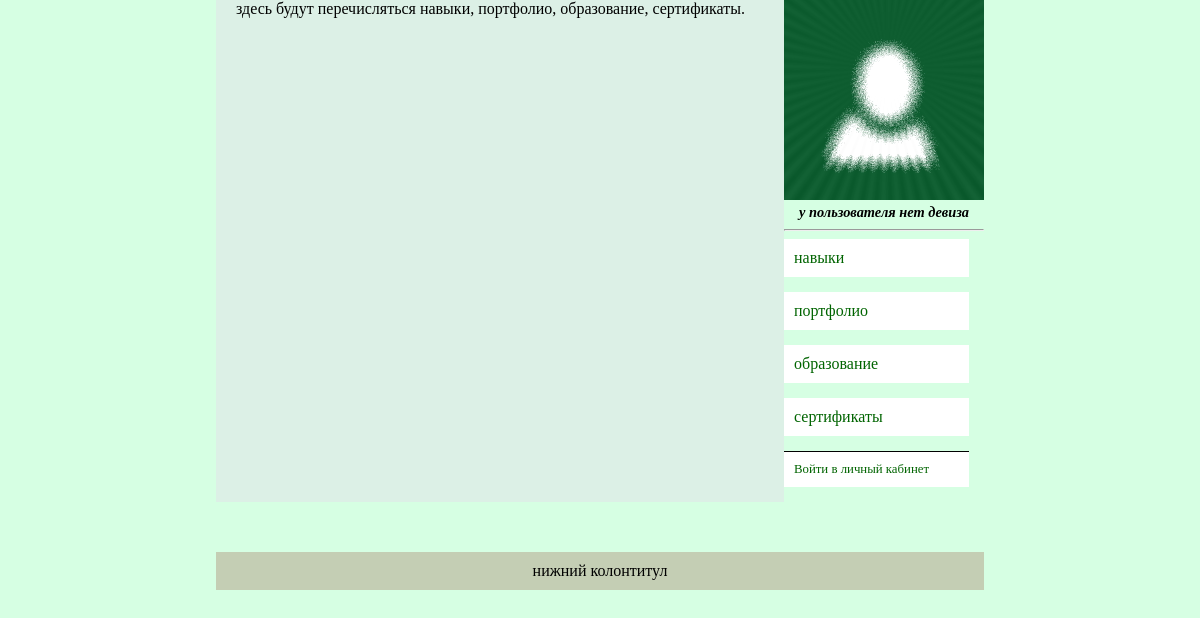
/1/data/skills, run on an earlier commit of the app's database.
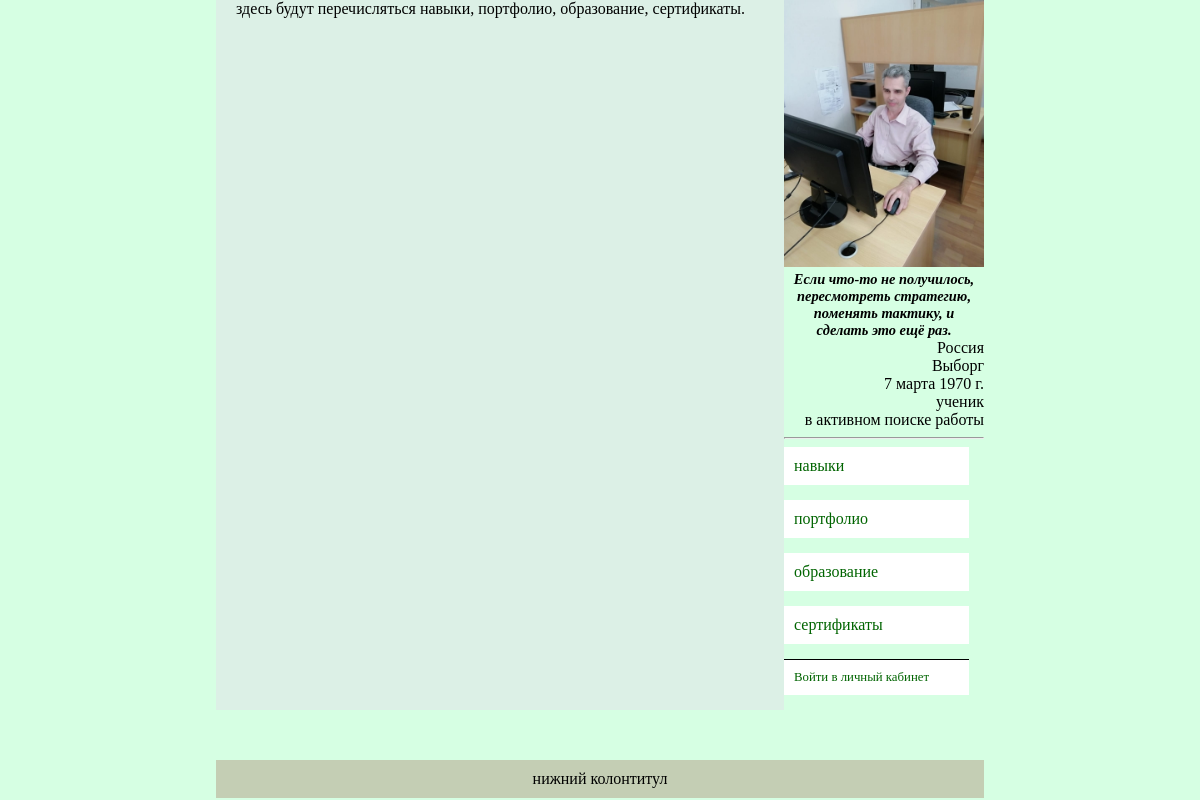
And on a later commit of the database.
### new/models.py (models this page shows)
class MyUser(AbstractUser):
    PROFESSIONAL_LEVELS = {
        "LR": "ученик",
        "BR": "начинающий",
        "LL": "небольшой опыт",
        "EX": "опыт есть",
        "PR": "профессионал",
        "SP": "супер-профессионал",
        "HB": "хобби",
    }
    BIOLOGICAL_SEX = {
        "F": "женский",
        "M": "мужской"
    }
    photo = models.ImageField(
        "Собственное изображение",
        upload_to="user_s_photo/",
        null=True,
        blank=True,
    )
    biological_sex = models.CharField(
        max_length=1,
        choices=BIOLOGICAL_SEX,
        null=True,
        blank=True,
        verbose_name="Пол",
    )
    birthday = models.DateField(null=True, blank=True, verbose_name="День рождения")
    citizenship = models.ForeignKey(
        CountryOfConsignment, on_delete=models.SET_NULL, null=True, blank=True, verbose_name="Гражданство"
    )
    city = models.ForeignKey(City, on_delete=models.SET_NULL, null=True, blank=True, verbose_name="Город")
    profession = models.ForeignKey(
        Profession, on_delete=models.SET_NULL, null=True, blank=True, verbose_name="Профессия"
    )
    the_level_of_professionalism = models.CharField(
        max_length=2,
        choices=PROFESSIONAL_LEVELS,
        null=True,
        blank=True,
        verbose_name="Уровень профессионализма",
    )
    job = models.ForeignKey(
        Organization,
        on_delete=models.SET_NULL,
        null=True,
        blank=True,
        verbose_name="Текущее место работы",
    )
    motto = models.CharField(max_length=1000, verbose_name="Мой девиз", null=True, blank=True)
    about_me = models.TextField(verbose_name="Обо мне", null=True, blank=True)

class CountryOfConsignment(models.Model):
    name = models.CharField(max_length=100, unique=True, verbose_name="Название")
    state_flag = models.ImageField("Государственный флаг", upload_to="flag/", null=True, blank=True)
    class Meta:
        ordering = ["name"]
        verbose_name = "Название страны"
        verbose_name_plural = "Названия стран"
    def __str__(self):
        return self.name

class City(models.Model):
    name = models.CharField(max_length=100, unique=True, verbose_name="Название")
    class Meta:
        ordering = ["name"]
        verbose_name = "Название города"
        verbose_name_plural = "Названия городов"
    def __str__(self):
        return self.name

class Organization(models.Model):
    name = models.CharField(max_length=100, unique=True, verbose_name="Название")
    city = models.ForeignKey(City, on_delete=models.SET_NULL, null=True, blank=True, verbose_name="Город")
    class Meta:
        ordering = ["name"]
        verbose_name = "Организация"
        verbose_name_plural = "Организации"
    def __str__(self):
        return self.name

### new/views.py (the view)
# urls.py: path('1/data/skills', skills, name="отобразить навыки"),
def skills(request):
    context = {
        "i_am": MyUser.objects.get(id=1),
    }
    return render(request, 'new/display_data.html', context=context)

### new/templates/new/display_data.html (shortened to what this page needs)
{%extends 'base.html'%}
{% block body %}
здесь будут перечисляться навыки, портфолио, образование, сертификаты.
{% endblock body %}

### new/templates/new/main_info.html (shortened to what this page needs)
{% load static %}
{% if myuser %}
	{% if myuser.photo %}
		<a href="/{{ myuser.id }}">
			<img
					src="{% static ''|add:myuser.photo.url %}"
					alt="Личная фотография"
					width="200"
			>
		</a>
	{% else %}
		<img
			src="{% static 'images/user_s_photo/default.jpg' %}"
			alt="Фото по умолчанию"
			width="200"
		>
	{% endif %}
	<div class="motto">
		{% if myuser.motto %}
			{{ myuser.motto }}
		{% else %}
			у пользователя нет девиза
		{% endif %}
	</div>
	<p>{% if myuser.citizenship %}{{ myuser.citizenship }}{% endif %}</p>
	<p>{% if myuser.city %}{{ myuser.city }}{% endif %}</p>
	<p>{% if myuser.birthday %}{{ myuser.birthday }}{% endif %}</p>
	<p>{% if myuser.get_the_level_of_professionalism_display %}{{ myuser.get_the_level_of_professionalism_display }}{% endif %}</p>
	<p>{% if myuser.job %}{{ myuser.job }}{% endif %}</p>
	<hr>
{% endif %}

What changed in the data, as far as the page shows it:
now on this page (row edited): MyUser: photo (picture), motto "Если что-то не получилось, пересмотреть стратегию, поменять тактику, и сделать это ещё раз.", citizenship "Россия", city "Выборг", birthday "7 марта 1970 г.", the_level_of_professionalism "ученик", job "в активном поиске работы"
Also different on the page:
text no longer shown: "у пользователя нет девиза"
